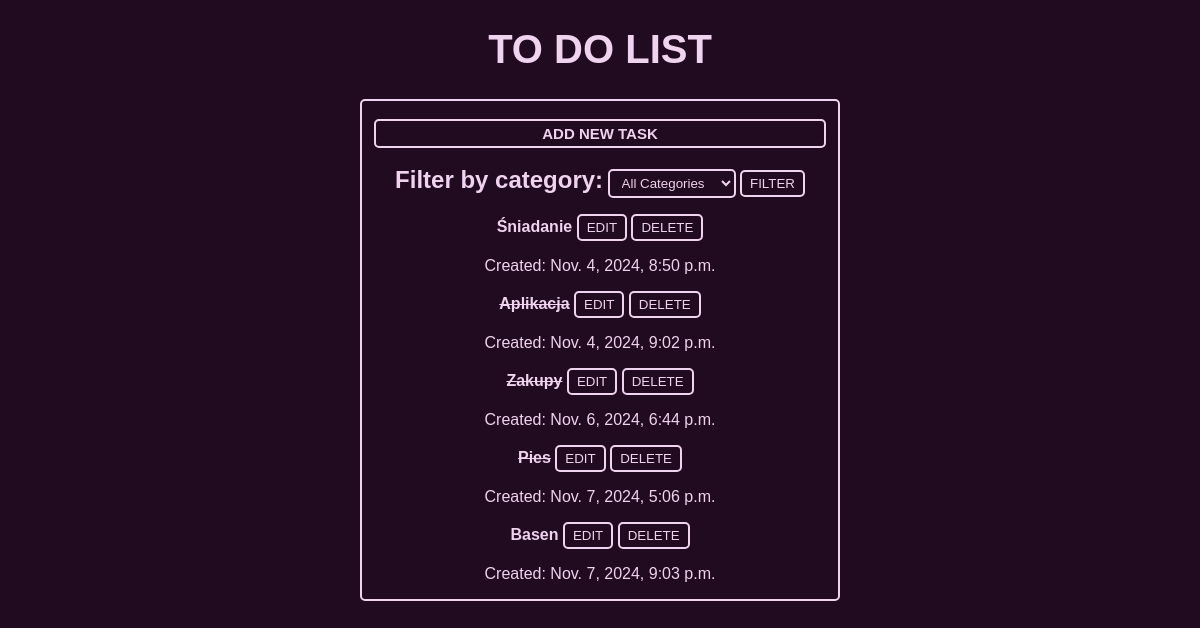
/tasks/, run on the app's committed database.
### tasks/models.py (models this page shows, shortened)
class Task(models.Model):
    title = models.CharField(max_length=100)
    description = models.TextField()
    completed = models.BooleanField(default=False)
    created = models.DateTimeField(auto_now_add=True)
    categories = models.ManyToManyField(Category)

### tasks/views.py (the view)
# urls.py: path("", views.task_list, name="task_list"),
def task_list(request):
    tasks = Task.objects.all()
    category_id = request.GET.get('category')
    if category_id:
        tasks = tasks.filter(categories__id=category_id)
    categories = Category.objects.all()
    return render(request, 'tasks/task_list.html', {'tasks': tasks, 'categories': categories})

### tasks/templates/tasks/task_list.html (shortened to what this page needs)
<!DOCTYPE html>
<html lang="en">
<head>
    {% load static %}
    <link rel="stylesheet" href="{% static 'tasks/style.css' %}">
</head>
<body>
    <header>
        <h1>TO DO LIST</h1>
    </header>
    <main>
        <br><a href="{% url 'tasks:add_task' %}"><button class="add">Add new task</button></a>
        <br><br><form method="GET" action="{% url 'tasks:task_list' %}">
            <label for="category" class="filter">Filter by category:</label>
            <select name="category" id="category">
                <option value="">All Categories</option>
            </select>
            <input type="submit" value="Filter">
        </form>
        {% if tasks %}
            {% for task in tasks %}
            <p>
            <span class="{% if task.completed %} cp {% endif %}"><strong>{{ task.title }}</strong></span>
            <a href="{% url 'tasks:edit_task' task.id %}"><button>Edit</button></a>
            <a href="{% url 'tasks:delete_task' task.id %}"><button onclick="return confirm('Are you sure you want to delete this task?');">Delete</button></a>
            <p>Created: {{ task.created }}</p>
            </p>
            {% endfor %}
        {% else %}
        <p>brak zadań</p>
        {% endif %}
    </main>
</body>
</html>

### tasks/static/tasks/style.css (style rules this page uses)
body { background-color: rgb(33, 11, 32); color: rgb(240, 211, 239); font-family: Arial, sans-serif; padding: 0; margin: 0; }
header { text-align: center; font-size: 20px; }
main { border: 2px solid rgb(240, 211, 239); border-radius: 5px; margin-left: 30%; margin-right: 30%; text-align: center; }
input[type=submit], button { background-color: rgb(33, 11, 32); color: rgb(240, 211, 239); border: 2px solid rgb(240, 211, 239); padding: 4px 8px; border-radius: 5px; cursor: pointer; transition: background-color 0.3s, color 0.3s; text-transform: uppercase; }
.add { width: 95%; font-size: 15px; font-weight: bold; }
.cp { text-decoration: line-through; }
select { background-color: rgb(33, 11, 32); color:rgb(240, 211, 239); border: 2px solid rgb(240, 211, 239); padding: 4px 8px; border-radius: 5px; }
.filter { font-weight: bold; font-size: x-large; }

### data on the page
Task: title "Śniadanie", created "Nov. 4, 2024, 8:50 p.m."
Task: title "Aplikacja", created "Nov. 4, 2024, 9:02 p.m."
Task: title "Zakupy", created "Nov. 6, 2024, 6:44 p.m."
Task: title "Pies", created "Nov. 7, 2024, 5:06 p.m."
Task: title "Basen", created "Nov. 7, 2024, 9:03 p.m."
